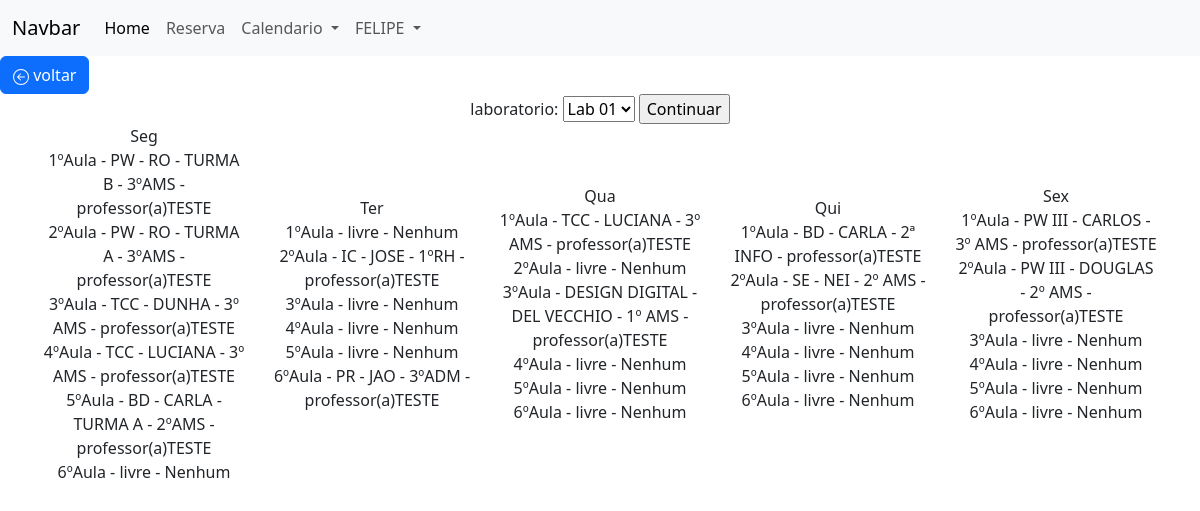
The app's page /Bin/cronograma.php (signed in) with its own data.
### tables this page shows
CREATE TABLE `cronograma` (
  `cro_cod` int(11) NOT NULL,
  `cro_desc` varchar(200) DEFAULT NULL,
  `cro_aula` int(11) NOT NULL,
  `cro_sem` int(11) NOT NULL,
  `cro_isActive` bit(1) NOT NULL,
  `lab_cod` int(11) NOT NULL,
  `prof_cod` int(11) NOT NULL
);

CREATE TABLE `professor` (
  `prof_cod` int(11) NOT NULL,
  `prof_nome` varchar(40) NOT NULL,
  `prof_senha` varchar(20) NOT NULL,
  `prof_cargo` varchar(10) NOT NULL,
  `prof_isActive` bit(1) NOT NULL
);

### Bin/cronograma.php (the view, shortened to what this page needs)
<?php
include_once ("../navbar.php");
$translate = array(
    0 => "Dom",
    1 => "Seg",
    2 => "Ter",
    3 => "Qua",
    4 => "Qui",
    5 => "Sex",
    6 => "Sab",
);
?>
<a class="btn btn-primary" href="../"> voltar</a>
<div class="container text-center">
<form action="" method="get">
            <label for="lab" >laboratorio:</label>
            <select name="lab" id="lab" required>
            <?php
            include_once ("../conexao.php");
            $slq = mysqli_query($conexao, "SELECT * FROM laboratorio");
            while ($labs = mysqli_fetch_array($slq)) {
                if ($labs['lab_isActive'] == true) {
                   echo '<option value='.$labs['lab_cod'].'>'.$labs['lab_nome'].'</option>';
                }}; ?>
            </select>
            <input type="submit" value="Continuar">
        </form>
  <div class="row align-items-center">
<?php
if (isset($_GET['lab'])) {
    $lab = $_GET['lab'];
} else {
    $labs = mysqli_fetch_array(mysqli_query($conexao, "SELECT * FROM laboratorio"));
    $lab = $labs['lab_cod'];
}
for ($sem = 1; $sem <= 5; $sem++) {
        $slq = mysqli_query($conexao, "SELECT c.cro_aula as aula,c.cro_desc as descr,c.cro_isActive as active, p.prof_nome as prof FROM cronograma as c INNER JOIN laboratorio as l on c.lab_cod=l.lab_cod INNER JOIN professor as p on c.prof_cod=p.prof_cod WHERE c.cro_sem = '$sem' AND c.lab_cod='$lab' ORDER BY c.cro_aula ASC");
         while ($reserva = mysqli_fetch_array($slq)) {
                switch ($reserva["aula"]) {
                    case "1":
                        $aula1 = ['desc' => $reserva['descr'],'prof' => $reserva['prof']];
                        break;
                    case "2":
                        $aula2 = ['desc' => $reserva['descr'],'prof' => $reserva['prof']];
                        break;
                    case "3":
                        $aula3 = array('desc' => $reserva['descr'],'prof' => $reserva['prof']);
                        break;
                    case "4":
                        $aula4 = array('desc' => $reserva['descr'],'prof' => $reserva['prof']);
                        break;
                    case "5":
                        $aula5 = array('desc' => $reserva['descr'],'prof' => $reserva['prof']);
                        break;
                    case "6":
                        $aula6 = array('desc' => $reserva['descr'],'prof' => $reserva['prof']);
                        break;
                    }
            }
        ; ?>
      <div class="col">
        <a class="list-group-item list-group-item-action" disabled><?php echo $translate[$sem]; ?></a>
        <a class="list-group-item list-group-item-action" <?php if(!isset($aula1)){echo 'href="../Reserva/formReserva.php?sem='.$sem.'&aula=1"';}else{echo 'disabled';}?>>1ºAula - <?php if(!isset($aula1)){echo "livre ";}else{echo $aula1['desc'];}if(!isset($aula1)){echo "- Nenhum";}else{echo ' - professor(a)'.$aula1['prof'];}  ?></a>
        <a class="list-group-item list-group-item-action" <?php if(!isset($aula1)){echo 'href="../Reserva/formReserva.php?sem='.$sem.'&aula=2"';}else{echo 'disabled';}?>>2ºAula - <?php if(!isset($aula2)){echo "livre ";}else{echo $aula2['desc'];}if(!isset($aula2)){echo "- Nenhum";}else{echo ' - professor(a)'.$aula2['prof'];}  ?></a>
        <a class="list-group-item list-group-item-action" <?php if(!isset($aula1)){echo 'href="../Reserva/formReserva.php?sem='.$sem.'&aula=3"';}else{echo 'disabled';}?>>3ºAula - <?php if(!isset($aula3)){echo "livre ";}else{echo $aula3['desc'];}if(!isset($aula3)){echo "- Nenhum";}else{echo ' - professor(a)'.$aula3['prof'];}  ?></a>
        <a class="list-group-item list-group-item-action" <?php if(!isset($aula1)){echo 'href="../Reserva/formReserva.php?sem='.$sem.'&aula=4"';}else{echo 'disabled';}?>>4ºAula - <?php if(!isset($aula4)){echo "livre ";}else{echo $aula4['desc'];}if(!isset($aula4)){echo "- Nenhum";}else{echo ' - professor(a)'.$aula4['prof'];}  ?></a>
        <a class="list-group-item list-group-item-action" <?php if(!isset($aula1)){echo 'href="../Reserva/formReserva.php?sem='.$sem.'&aula=5"';}else{echo 'disabled';}?>>5ºAula - <?php if(!isset($aula5)){echo "livre ";}else{echo $aula5['desc'];}if(!isset($aula5)){echo "- Nenhum";}else{echo ' - professor(a)'.$aula5['prof'];}  ?></a>
        <a class="list-group-item list-group-item-action" <?php if(!isset($aula1)){echo 'href="../Reserva/formReserva.php?sem='.$sem.'&aula=6"';}else{echo 'disabled';}?>>6ºAula - <?php if(!isset($aula6)){echo "livre ";}else{echo $aula6['desc'];}if(!isset($aula6)){echo "- Nenhum";}else{echo ' - professor(a)'.$aula6['prof'];}  ?></a>
      </div>
    <?php
    $aula1 = null;
    $aula2 = null;
    $aula3 = null;
    $aula4 = null;
    $aula5 = null;
    $aula6 = null;
}?>
  </div>
</div>

### records on screen
cronograma: cro_desc "PW - RO - TURMA B - 3ºAMS"
professor: prof_nome "TESTE"
cronograma: cro_desc "PW - RO - TURMA A - 3ºAMS"
cronograma: cro_desc "TCC - DUNHA - 3º AMS"
cronograma: cro_desc "TCC - LUCIANA - 3º AMS"
cronograma: cro_desc "BD - CARLA - TURMA A - 2ºAMS"
cronograma: cro_desc "IC - JOSE - 1ºRH"
cronograma: cro_desc "PR - JAO - 3ºADM"
cronograma: cro_desc "TCC - LUCIANA - 3º AMS"
cronograma: cro_desc "DESIGN DIGITAL - DEL VECCHIO - 1º AMS"
cronograma: cro_desc "BD - CARLA - 2ª INFO"
cronograma: cro_desc "SE - NEI - 2º AMS"
cronograma: cro_desc "PW III - CARLOS - 3º AMS"
cronograma: cro_desc "PW III - DOUGLAS - 2º AMS"

### other values on screen
$_SESSION['nome'] "FELIPE"
$translate[$sem] "Seg"
$translate[$sem] "Ter"
$translate[$sem] "Qua"
$translate[$sem] "Qui"
$translate[$sem] "Sex"
form field lab "Lab 01"
